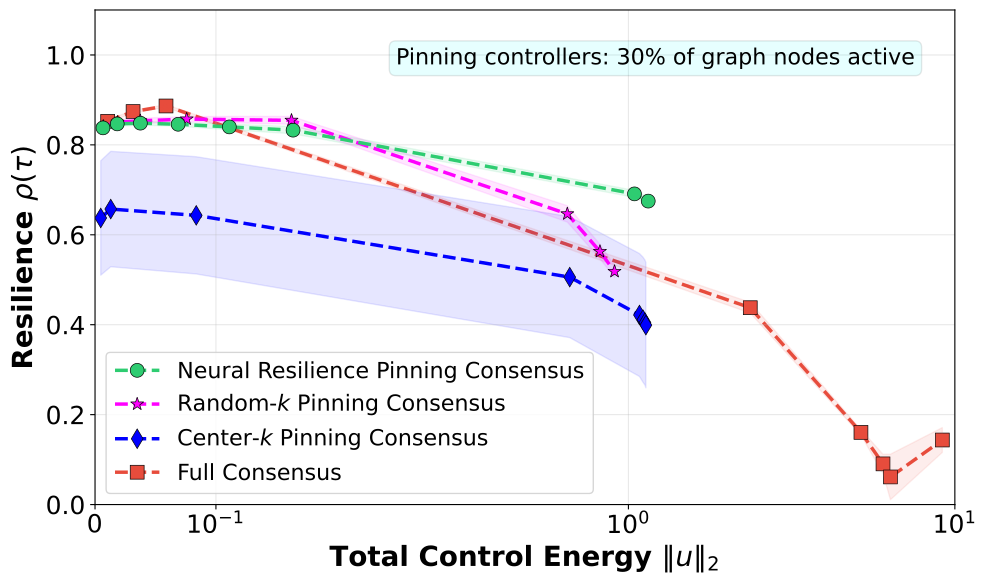

Write the Python code that produced this figure.
import matplotlib.pyplot as plt
import numpy as np
import pickle

from pathlib import Path

ROOT = Path(__file__).resolve().parent.parent
RESULTS = ROOT / "results"
FIGURES = ROOT / "figures"

file_path = RESULTS / "eval_data.pkl"
with open(file_path, 'rb') as f:
    data_total = pickle.load(f)


betas = [0.5, 1.0, 1.5 ,2.0, 2.5, 3.0, 3.5, 4.0]
betas_string =  [str(beta) for beta in betas] 

plt.rcParams['font.family'] = 'DeJavu Serif'
plt.rcParams['font.serif'] = ['Times New Roman']

# -------------------------
# NRPC
# -------------------------
hybrid_energy_mean = [np.mean(data_total['nrp'][f'nrp_beta_{beta}']['energy']) for beta in betas_string]
hybrid_res_mean = [np.mean(data_total['nrp'][f'nrp_beta_{beta}']['resilience']) for beta in betas_string]
hybrid_res_std = [np.std(data_total['nrp'][f'nrp_beta_{beta}']['resilience']) for beta in betas_string]

# -------------------------
# Full consensus
# -------------------------
consensus_energy_mean = [np.mean(data_total['full'][f'consensus_beta_{beta}']['energy']) for beta in betas_string]
consensus_res_mean = [np.mean(data_total['full'][f'consensus_beta_{beta}']['resilience']) for beta in betas_string]
consensus_res_std = [np.std(data_total['full'][f'consensus_beta_{beta}']['resilience']) for beta in betas_string]

# -------------------------
# Random
# -------------------------
random_energy_mean = [np.mean(data_total['krandom'][f'krandom_beta_{beta}']['energy']) for beta in betas_string]
random_res_mean = [np.mean(data_total['krandom'][f'krandom_beta_{beta}']['resilience']) for beta in betas_string]
random_res_std = [np.std(data_total['krandom'][f'krandom_beta_{beta}']['resilience']) for beta in betas_string]


# -------------------------
# Center
# -------------------------
heuristic_energy_mean = [np.mean(data_total['heuristic'][f'heuristic_beta_{beta}']['energy']) for beta in betas_string]
heuristic_res_mean = [np.mean(data_total['heuristic'][f'heuristic_beta_{beta}']['resilience']) for beta in betas_string]
heuristic_res_std = [np.std(data_total['heuristic'][f'heuristic_beta_{beta}']['resilience']) for beta in betas_string]

plt.figure(figsize=(10, 6))

# Plot Pareto front
plt.plot(hybrid_energy_mean, hybrid_res_mean, 'o--',
         color='#2ecc71', markersize=10, linewidth=2.5,
         label='Neural Resilience Pinning Consensus', zorder=4,
         markeredgecolor="black",
    markeredgewidth=0.5)

plt.plot(random_energy_mean, random_res_mean, '*--',
         color='magenta', markersize=10, linewidth=2.5,
         label=r'Random-$k$ Pinning Consensus', zorder=2,
         markeredgecolor="black",
    markeredgewidth=0.5)

plt.plot(heuristic_energy_mean, heuristic_res_mean, 'd--',
         color='blue', markersize=10, linewidth=2.5,
         label=r'Center-$k$ Pinning Consensus', zorder=3,
         markeredgecolor="black",
    markeredgewidth=0.5)


plt.plot(consensus_energy_mean, consensus_res_mean, 's--',
         color='#e74c3c', markersize=10, linewidth=2.5,
         label='Full Consensus', zorder=1,
         markeredgecolor="black",
    markeredgewidth=0.5)


plt.fill_between(
    hybrid_energy_mean,
    np.array(hybrid_res_mean) - np.array(hybrid_res_std),
    np.array(hybrid_res_mean) + np.array(hybrid_res_std),
    color='#2ecc71',
    alpha=0.1
)

plt.fill_between(
    consensus_energy_mean,
    np.array(consensus_res_mean) - np.array(consensus_res_std),
    np.array(consensus_res_mean) + np.array(consensus_res_std),
    color='#e74c3c',
    alpha=0.1
)

plt.fill_between(
    random_energy_mean,
    np.array(random_res_mean) - np.array(random_res_std),
    np.array(random_res_mean) + np.array(random_res_std),
    color='magenta',
    alpha=0.1
)

plt.fill_between(
    heuristic_energy_mean,
    np.array(heuristic_res_mean) - np.array(heuristic_res_std),
    np.array(heuristic_res_mean) + np.array(heuristic_res_std),
    color='blue',
    alpha=0.1
)

plt.xlim(0, 10)
plt.xticks(fontsize=18)
plt.yticks(fontsize=18)
plt.xscale('symlog', linthresh=0.3)
plt.xlabel('Total Control Energy $\|u\|_2$', fontsize=20, fontweight='bold')
plt.ylabel(r'Resilience $\rho(\tau)$', fontsize=20, fontweight='bold')
plt.legend(fontsize=16, loc='best')

plt.text(
    0.35, 0.89,
    "Pinning controllers: 30% of graph nodes active",
    transform=plt.gca().transAxes,
    fontsize=16,
    bbox=dict(boxstyle="round", facecolor="cyan", alpha=0.1)
)
plt.grid(True, alpha=0.3)
plt.tight_layout()
plt.ylim(0.0, 1.1)
plt.savefig(FIGURES / 'pareto_eval.pdf', dpi=300, bbox_inches='tight')
plt.show()
